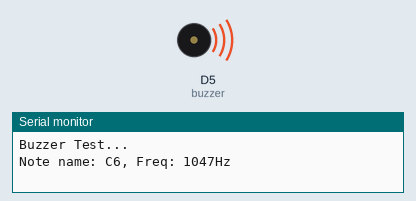
The sketch below on a simulated ESP8266 (Wemos D1 mini). Shown: buzzer (waves = sounding, pin HIGH), the last lines printed to the serial monitor.

Above: at 0.1 s.
At 14.1 s:
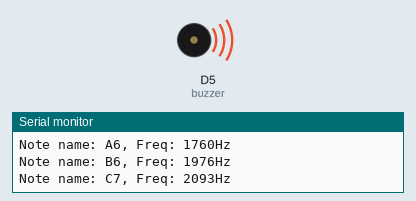
At 36.1 s:
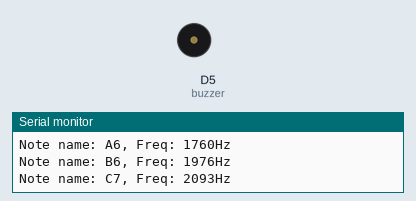
Timing chart, 0 to 37.6 s (numbered marks = the images above):
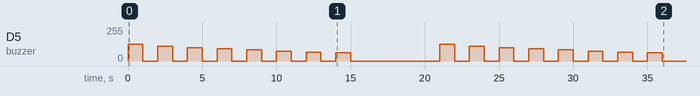

Measured:
- by itself, D5 (buzzer): 0/255 → 124/255 at 0.00 s, → 0/255 1.0 s later, → 111/255 1.0 s later, → 0/255 1.0 s later, … (32 changes in this stretch)

The sketch:

Do_Re_Mi.ino
```cpp
int buzzer=D5; //Buzzer control port, default D5

int freq[]={1047,1175,1319,1397,1568,1760,1976,2093};//Note name: C6 D6 E6 F6 G6 A6 B6 C7   http://newt.phys.unsw.edu.au/jw/notes.html
String note[]={"C6", "D6", "E6", "F6", "G6", "A6", "B6", "C7"};

void setup() {
  pinMode(buzzer, OUTPUT);
  digitalWrite(buzzer, LOW);
  Serial.begin(115200);
  Serial.println("Buzzer Test...");
}

void loop() {
  for(int i=0; i<8; i++){
    analogWriteRange(freq[i]);
    Serial.print("Note name: ");
    Serial.print(note[i]);
    Serial.print(", Freq: ");
    Serial.print(freq[i]);
    Serial.println("Hz");

    analogWrite(buzzer, 512);
    delay(1000);
    analogWrite(buzzer, 0);
    pinMode(buzzer, OUTPUT);
    digitalWrite(buzzer, LOW);
    delay(1000);
  }
  Serial.println("STOP");
  delay(5000);

}
```
